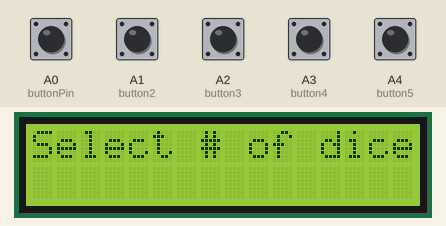
This sketch was run on a simulated Arduino Uno, built with avr-gcc and run on an emulated ATmega328P. On the bench: 16×2 character LCD. The test bench sets the inputs (shaded band); at power-on: A0 (buttonPin), A1 (button2), A2 (button3), A3 (button4), A4 (button5) HIGH. Random numbers use the default seed unless the sketch sets one.

Above: at 1.2 s.
1.3 s: A0 (buttonPin) pulled LOW for 1 s
At 3.4 s:
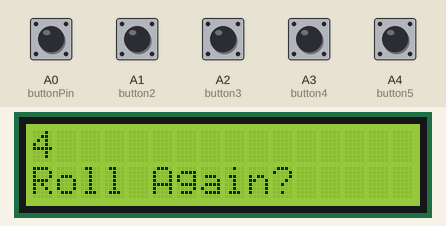
3.8 s: A1 (button2) pulled LOW for 0.15 s
At 5.1 s:
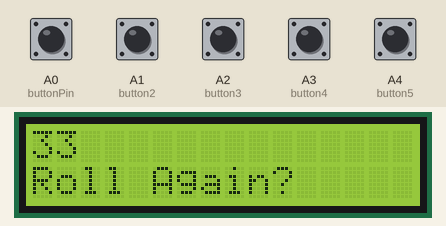
5.4 s: A2 (button3) pulled LOW for 0.15 s
At 6.3 s:
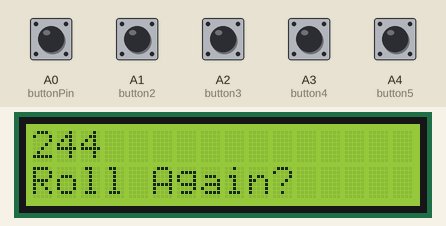
7.0 s: A3 (button4) pulled LOW for 0.15 s
At 7.5 s:
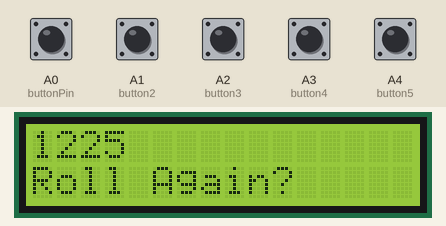
8.6 s: A4 (button5) pulled LOW for 0.15 s
At 9.9 s:
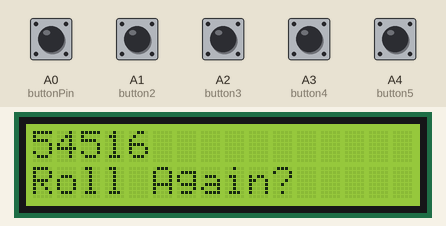
10.2 s: A0 (buttonPin) pulled LOW for 0.15 s
At 11.2 s:
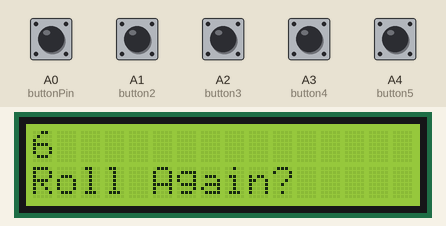
Timing chart, 0 to 12.8 s (numbered marks = the images above; inputs shaded):
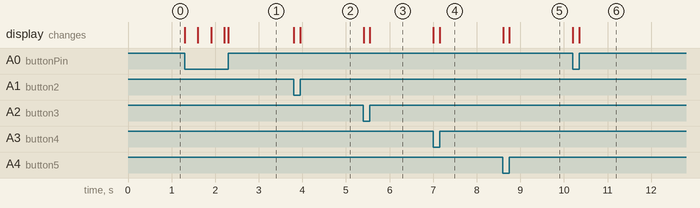

Measured:
- after the input at 1.3 s, the display: first changes at once (image 1 shows a later state)
- after the input at 3.8 s, the display: first changes at once (image 2 shows a later state)
- after the input at 5.4 s, the display: first changes at once (image 3 shows a later state)
- after the input at 7.0 s, the display: first changes at once (image 4 shows a later state)
- after the input at 8.6 s, the display: first changes at once (image 5 shows a later state)
- after the input at 10.2 s, the display: first changes at once (image 6 shows a later state)

The sketch:

Roller.ino
```cpp
#include <LiquidCrystal.h> //no idea why this is here
const int rs = 12, en = 11, d4 = 5, d5 = 4, d6 = 3, d7 = 2; //sets output pins for lcd display
LiquidCrystal lcd(rs, en, d4, d5, d6, d7); //lists pins on lcd display
long randNumber1; //declares that "randNumber1" stores 32 bits
long randNumber2; //declares that "randNumber2" stores 32 bits
long randNumber3; //declares that "randNumber3" stores 32 bits
long randNumber4; //declares that "randNumber4" stores 32 bits
long randNumber5; //declares that "randNumber5" stores 32 bits
const int buttonPin = A0; //names pin A0 "button1" for the program
const int button2 = A1; //names pin A1 "button2" for the program
const int button3 = A2; //names pin A2 "button3" for the program
const int button4 = A3; //names pin A3 "button4" for the program
const int button5 = A4; //names pin A4 "button5" for the program
int buttonState = 0; //declares button state as 0

void setup() { //code here runs once
  lcd.begin(16, 2); //initializes the lcd as output
  randomSeed(analogRead(0)); //sets where the Arduino will generate the random number
  Serial.setTimeout(10); //refreshes serial buffer every 10 milliseconds
  randomSeed(analogRead(5)); //sets the range or number of sides on the die
  lcd.println("Select # of dice to roll"); //prints "Select # of dice to roll" on the lcd

}
void(* resetFunc) (void) = 0; //declares reset function
void loop() { // put your main code here, to run repeatedly:
  buttonState = digitalRead(buttonPin); //initializes this pin for reading
  buttonState = digitalRead(button2); //initializes this pin for reading
  buttonState = digitalRead(button3); //initializes this pin for reading
  buttonState = digitalRead(button4); //initializes this pin for reading
  buttonState = digitalRead(button5); //initializes this pin for reading
  randNumber1 = random(1, 7); //sets range for random number 1
  randNumber2 = random(1, 7); //sets range for random number 2
  randNumber3 = random(1, 7); //sets range for random number 3
  randNumber4 = random(1, 7); //sets range for random number 4
  randNumber5 = random(1, 7); //sets range for random number 4

{ if (digitalRead(buttonPin) == LOW) { //tells Arduino "if input from buttonPin is low, run this code"
      lcd.clear(); //clears characters that were on the lcd from setup
      lcd.setCursor(0, 0); //moves the lcd cursor to the first row of the first column
      lcd.print(randNumber1); //prints the "randomNumber1" declared at the beginning of loop
      lcd.setCursor(0, 1); //moves the lcd cursor to the second row of the first column
      lcd.print("Roll Again?"); //prints "Roll again?" on the lcd
    }
  }
{ if (digitalRead(button2) == LOW) { //tells Arduino "if input from buttonPin is low, run this code"
      lcd.clear(); //clears characters that were on the lcd from setup
      lcd.setCursor(0, 0); //moves the lcd cursor to the first row of the first column
      lcd.print(randNumber1); //prints the "randomNumber1" declared at the beginning of loop
      lcd.print(randNumber2); //prints the "randomNumber2" declared at the beginning of loop
      lcd.setCursor(0, 1); //moves the lcd cursor to the second row of the first column
      lcd.print("Roll Again?"); //prints "Roll again?" on the lcd
    }
  }
{ if (digitalRead(button3) == LOW) { //tells Arduino "if input from buttonPin is low, run this code"
      lcd.clear(); //clears characters that were on the lcd from setup
      lcd.setCursor(0, 0); //moves the lcd cursor to the first row of the first column
      lcd.print(randNumber1); //prints the "randomNumber1" declared at the beginning of loop
      lcd.print(randNumber2); //prints the "randomNumber2" declared at the beginning of loop
      lcd.print(randNumber3); //prints the "randomNumber3" declared at the beginning of loop
      lcd.setCursor(0, 1); //moves the lcd cursor to the second row of the first column
      lcd.print("Roll Again?"); //prints "Roll again?" on the lcd
    }
  }
{ if (digitalRead(button4) == LOW) { //tells Arduino "if input from buttonPin is low, run this code"
      lcd.clear(); //clears characters that were on the lcd from setup
      lcd.setCursor(0, 0); //moves the lcd cursor to the first row of the first column
      lcd.print(randNumber1); //prints the "randomNumber1" declared at the beginning of loop
      lcd.print(randNumber2); //prints the "randomNumber2" declared at the beginning of loop
      lcd.print(randNumber3); //prints the "randomNumber3" declared at the beginning of loop
      lcd.print(randNumber4); //prints the "randomNumber4" declared at the beginning of loop
      lcd.setCursor(0, 1); //moves the lcd cursor to the second row of the first column
      lcd.print("Roll Again?"); //prints "Roll again?" on the lcd
    }
  }
  { if (digitalRead(button5) == LOW) { //tells Arduino "if input from buttonPin is low, run this code"
      lcd.clear(); //clears characters that were on the lcd from setup
      lcd.setCursor(0, 0); //moves the lcd cursor to the first row of the first column
      lcd.print(randNumber1); //prints the "randomNumber1" declared at the beginning of loop
      lcd.print(randNumber2); //prints the "randomNumber2" declared at the beginning of loop
      lcd.print(randNumber3); //prints the "randomNumber3" declared at the beginning of loop
      lcd.print(randNumber4); //prints the "randomNumber4" declared at the beginning of loop
      lcd.print(randNumber5); //prints the "randomNumber4" declared at the beginning of loop
      lcd.setCursor(0, 1); //moves the lcd cursor to the second row of the first column
      lcd.print("Roll Again?"); //prints "Roll again?" on the lcd
    }
  }
}
```
